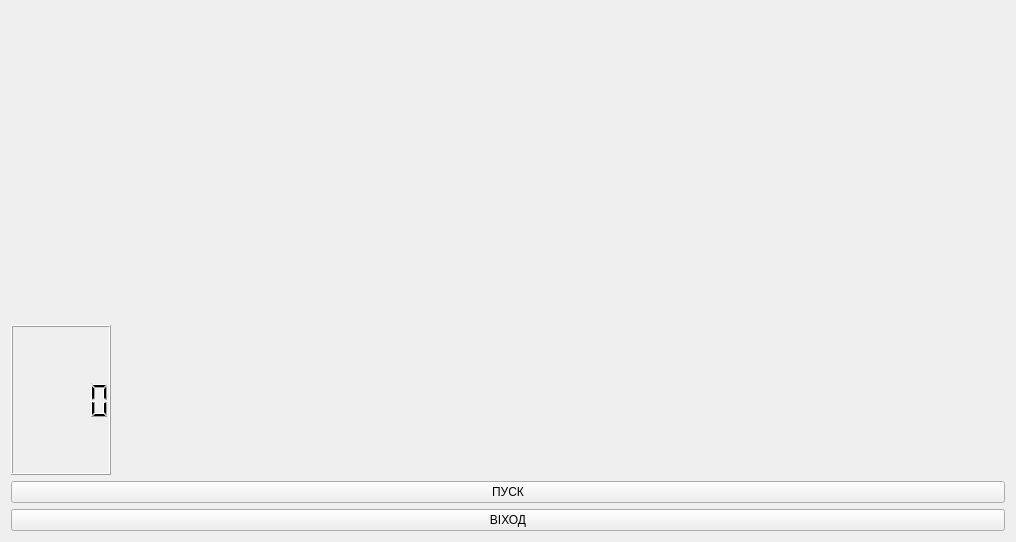
<?xml version="1.0" encoding="UTF-8"?>
<ui version="4.0">
 <class>Widget</class>
 <widget class="QWidget" name="Widget">
  <property name="geometry">
   <rect>
    <x>0</x>
    <y>0</y>
    <width>1016</width>
    <height>542</height>
   </rect>
  </property>
  <property name="windowTitle">
   <string>Widget</string>
  </property>
  <layout class="QHBoxLayout" name="horizontalLayout">
   <item>
    <layout class="QVBoxLayout" name="verticalLayout">
     <item>
      <spacer name="verticalSpacer">
       <property name="orientation">
        <enum>Qt::Vertical</enum>
       </property>
       <property name="sizeHint" stdset="0">
        <size>
         <width>20</width>
         <height>40</height>
        </size>
       </property>
      </spacer>
     </item>
     <item>
      <widget class="QLCDNumber" name="lcdNumber">
       <property name="sizePolicy">
        <sizepolicy hsizetype="Minimum" vsizetype="Minimum">
         <horstretch>100</horstretch>
         <verstretch>150</verstretch>
        </sizepolicy>
       </property>
       <property name="minimumSize">
        <size>
         <width>100</width>
         <height>150</height>
        </size>
       </property>
       <property name="maximumSize">
        <size>
         <width>100</width>
         <height>150</height>
        </size>
       </property>
       <property name="baseSize">
        <size>
         <width>100</width>
         <height>150</height>
        </size>
       </property>
      </widget>
     </item>
     <item>
      <widget class="QPushButton" name="pushButton_2">
       <property name="text">
        <string>ПУСК</string>
       </property>
      </widget>
     </item>
     <item>
      <widget class="QPushButton" name="pushButton">
       <property name="text">
        <string>ВIХОД</string>
       </property>
      </widget>
     </item>
    </layout>
   </item>
  </layout>
 </widget>
 <layoutdefault spacing="6" margin="11"/>
 <resources/>
 <connections/>
</ui>
